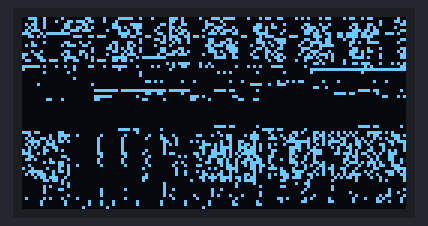
Bench run of a sketch on a simulated Arduino Uno, built with avr-gcc and run on an emulated ATmega328P. Parts: 128×64 one-colour display.

Above: at 2.1 s.

The sketch:

OLED_Splash_Screen_LOGO.ino
```cpp
/******************************************************************************
  Add a LOGO Splash Screen to your 128x64 OLED by Vin.X.Mod
  This will show Splash Screen of your LOGO for 5 seconds then BLANK screen.
  ... Then you can add whatever code you wish to LOOP in Void Loop.
  Press your Arduino's RESET BUTTON to see Splash Screen again.

  Online Image to C Array Converter at: https://lvgl.io/tools/imageconverter
  Adafruit 128x64 OLED Graphic Display: https://www.adafruit.com/product/326

  Tutorial and Example Sketches at:
  https://github.com/Vin-X-Mod/OLED-Splash-Screen-LOGO
******************************************************************************/

#include <Wire.h>
#include <Adafruit_GFX.h>
#include <Adafruit_SSD1306.h>

#define SCREEN_WIDTH 128
#define SCREEN_HEIGHT 64

Adafruit_SSD1306 display(SCREEN_WIDTH, SCREEN_HEIGHT, &Wire, -1);


static const unsigned char PROGMEM image_data_LOGOarray[] = {
  // Add Splash Screen LOGO C-File Array here

};


void setup() {
  Serial.begin(9600);
   if(!display.begin(SSD1306_SWITCHCAPVCC, 0x3C)) {
    Serial.println(F("SSD1306 allocation failed"));
    for(;;);
}

  delay(2000); // Pause for 2 seconds

  display.clearDisplay();  // Clear the buffer

// Displays LOGOarray on the screen
  display.drawBitmap(0, 0, image_data_LOGOarray, 128, 64, 1);
  display.display();

  delay(5000); // Keeps LOGOarray on OLED 5 seconds before Looping
}


void loop() {
  display.clearDisplay();  // Clear the buffer
  display.display(); //  Clears LOGOarray Splash Screen
  // Add whatever you want to LOOP here

}
// End of OLED Splash Screen LOGO Sketch
```

Measured:
- what the display in image 0 shows lasts 5.0 s, from 2.1 s to 7.1 s
